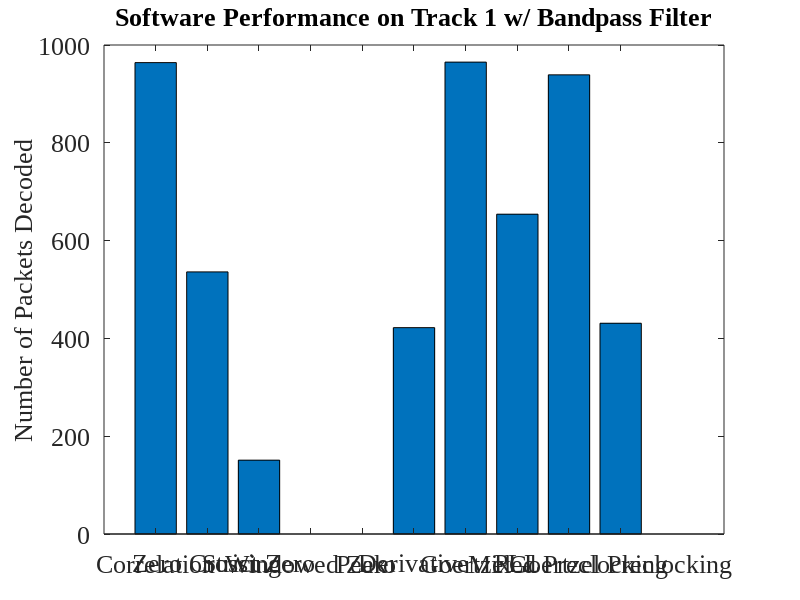

The MATLAB source for this figure: (Note: this script raises an error after producing the figure.)
fontSize = 19;
% .wav file	Filtering	Correlation	Zero Xing	Strict Xing	Windowed Zero	Peak	Derivative	Goertzel	PLL	PreClocking	Goertzel Pre
% OT3Test	None        40          35          40          39              3       40          40          40	0           40	
%           Bandpass	40          19          0           0               0       33          40          40	40          28	
%           6db         40          12          40          0               0       14          40          0	39          15	
% Gen200	None        200         200         200         200             200     200         200         200	0           200	
%           Bandpass	200         27          200         0               0       200         200         200	200         106	
%           6db         200         200         200         0               0       200         200         200	200         199	
% OT3WNoise	None        24          0           6           0               0       3           25          21	0           10	
%           Bandpass	24          6           2           0               0       5           23          23	17          11	
%           6db         11          1           9           0               0       4           6           14	6           5	
% LATrack1	None        946         460         568         298             0       543         965         925	0           564	
%           Bandpass	964         536         151         0               0       422         965         654	939         431	
%           6db         914         53          422         0               0       97          512         189	482         224	
% LATrack2	None        639         0           0           162             0       5           608         0	0           390	
%           Bandpass	872         0           0           0               0       0           448         0	939         230	
%           6db         958         209         74          0               0       254         956         0	947         392	

x = [964         536         151         0               0       422         965         654	939         431];
y = ['Correlation' 'Zero Crossing' 'Strict Zero' 'Windowed Zero' 'Peak' 'Derivative' 'Goertzel' 'PLL' 'Mixed Preclocking' 'Goertzel Preclocking'];
f = figure('Position',[0,0,1280,1024]);
set(gcf,'color','w');
bar(x);
filename = 'Software Performance on Track 1 w/ Bandpass Filter';
title(filename);
%xlabel('Devices');
ylabel('Number of Packets Decoded');
set(gca,'XTickLabel',{'Correlation' 'Zero Crossing' 'Strict Zero' 'Windowed Zero' 'Peak' 'Derivative' 'Goertzel' 'PLL' 'Mixed Preclocking' 'Goertzel Preclocking'})
set(gca,'FontSize',fontSize, 'FontName', 'Times New Roman');
set(findall(gcf,'type','text'),'FontSize',fontSize, 'FontName', 'Times New Roman');
rotateXLabels(gca, 45)
set(gca, 'xtick', [])
grid on
saveas(f, strcat('.\..\..\..\rrxthesis\images\',regexprep(filename,'[^\w'']',''),'.png'));
pause();
close(f);
clear all;
